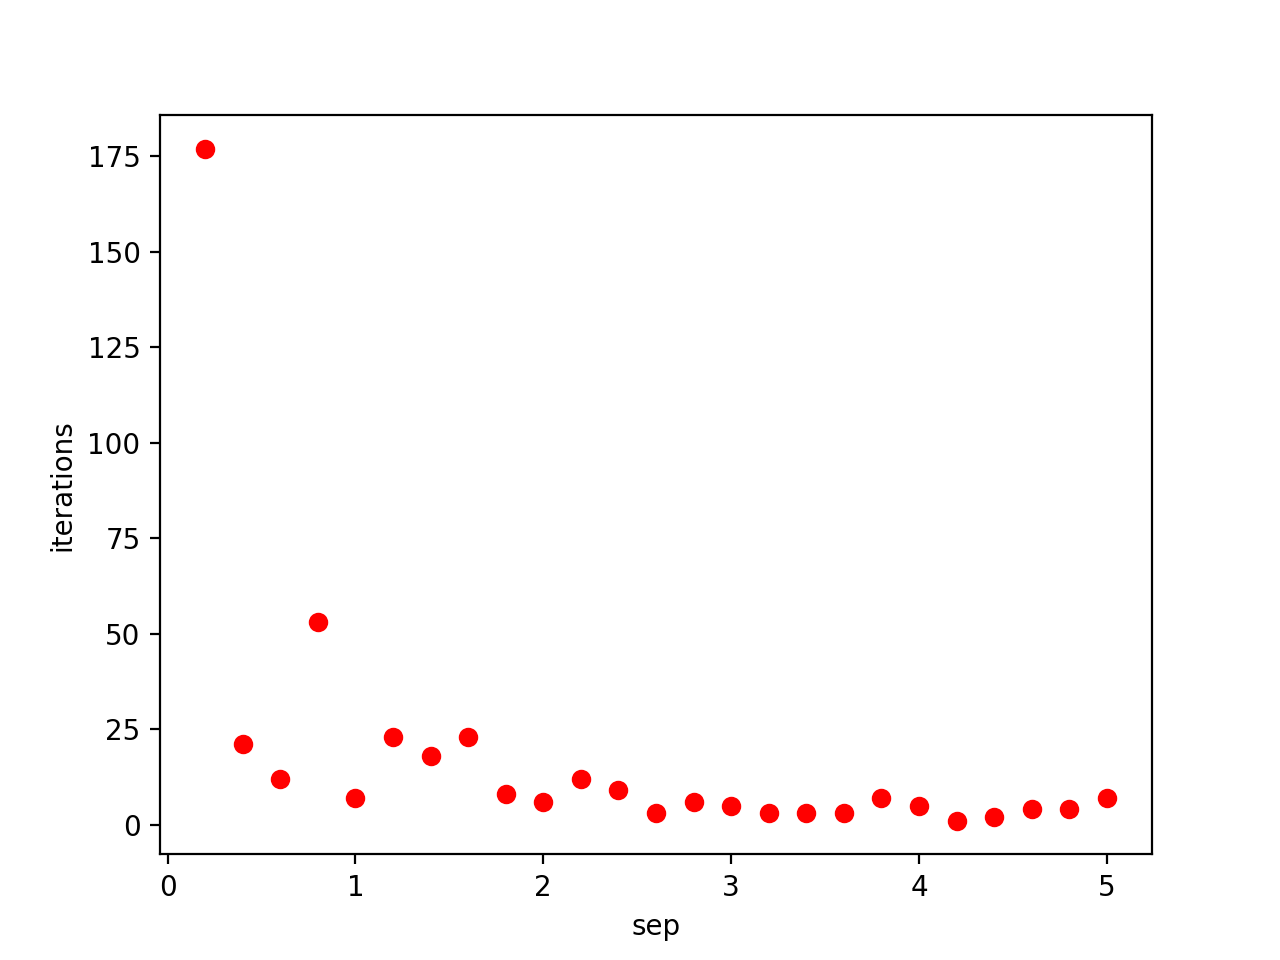

This figure's Python source:
import numpy as np
import matplotlib.pyplot as plt
import random
from random import shuffle

def generate_points(sep=5, rad=10, thk=5,  num=1000):
    data = []
    neg_x = []
    neg_y = []
    pos_x = []
    pos_y = []
    ptxm = []
    ptym = []
    neg_center = [0,sep/2]
    pos_center = [thk/2+rad,-sep/2]
    for i in range(num): # generate pts below line
        angle = random.uniform(0,np.pi)
        n_rad = rad + random.uniform(0,thk)
        x_pos = neg_center[0] - n_rad*np.cos(angle)
        y_pos = neg_center[1] + n_rad*np.sin(angle)
        ptx = np.array([1, x_pos, y_pos])
        ptxm.append(ptx)
        ptym.append([-1])
        data.append((ptx, -1))
        neg_x.append(x_pos)
        neg_y.append(y_pos)

    for i in range(num): # generate pts above line
        angle = random.uniform(0,np.pi)
        n_rad = rad + random.uniform(0,thk)
        x_pos = pos_center[0] - n_rad*np.cos(angle)
        y_pos = pos_center[1] - n_rad*np.sin(angle)
        ptx = np.array([1, x_pos, y_pos])
        ptxm.append(ptx)
        ptym.append([1])
        data.append((ptx, 1))
        pos_x.append(x_pos)
        pos_y.append(y_pos)

    shuffle(data)
    w = np.array([0, 0, 0])
    iterations = 0
    flag = False
    while True:
        flag = False
        for i in range(len(data)):
            ptx = data[i][0]
            y = data[i][1]
            if np.dot(w, ptx) * y <= 0:
                w = np.add(w, y * ptx)
                iterations += 1
                flag = True
        if flag == False:
            break
    return iterations

if __name__ == "__main__":
    seps = []
    all_iterations = []

    sepv = 0.2
    while sepv <= 5.1:
        seps.append(sepv)
        all_iterations.append(generate_points(sep=sepv))
        sepv += 0.2
    pts, = plt.plot(seps, all_iterations, 'ro')
    plt.xlabel('sep')
    plt.ylabel('iterations')
    #plt.title("sep versus iterations")
    #plt.grid(True)
    plt.show()
